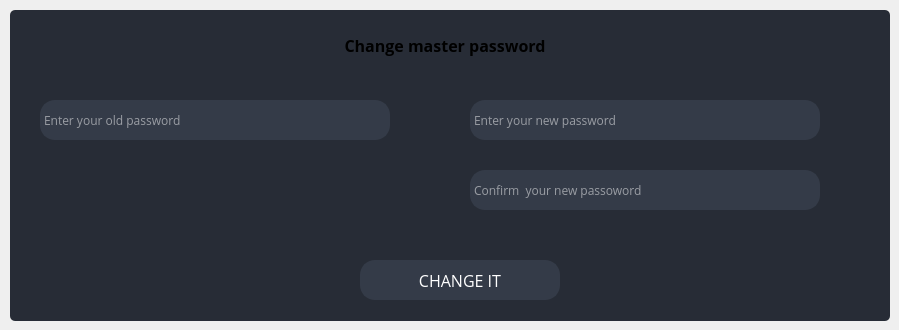
                  <widget class="QWidget" name="page_change_masterpass">
                   <widget class="QFrame" name="change_pass_frame">
                    <property name="geometry">
                     <rect>
                      <x>10</x>
                      <y>10</y>
                      <width>880</width>
                      <height>311</height>
                     </rect>
                    </property>
                    <property name="sizePolicy">
                     <sizepolicy hsizetype="Expanding" vsizetype="Fixed">
                      <horstretch>0</horstretch>
                      <verstretch>0</verstretch>
                     </sizepolicy>
                    </property>
                    <property name="styleSheet">
                     <string notr="true">background-color: rgb(39, 44, 54);
border-radius: 5px;</string>
                    </property>
                    <property name="frameShape">
                     <enum>QFrame::StyledPanel</enum>
                    </property>
                    <property name="frameShadow">
                     <enum>QFrame::Raised</enum>
                    </property>
                    <widget class="QLabel" name="change_pass_title">
                     <property name="geometry">
                      <rect>
                       <x>0</x>
                       <y>10</y>
                       <width>870</width>
                       <height>50</height>
                      </rect>
                     </property>
                     <property name="sizePolicy">
                      <sizepolicy hsizetype="Expanding" vsizetype="Fixed">
                       <horstretch>0</horstretch>
                       <verstretch>0</verstretch>
                      </sizepolicy>
                     </property>
                     <property name="minimumSize">
                      <size>
                       <width>0</width>
                       <height>40</height>
                      </size>
                     </property>
                     <property name="font">
                      <font>
                       <family>Open Sans</family>
                       <pointsize>12</pointsize>
                       <weight>75</weight>
                       <bold>true</bold>
                      </font>
                     </property>
                     <property name="text">
                      <string>Change master password</string>
                     </property>
                     <property name="alignment">
                      <set>Qt::AlignCenter</set>
                     </property>
                    </widget>
                    <widget class="QLineEdit" name="change_pass_old_line">
                     <property name="geometry">
                      <rect>
                       <x>30</x>
                       <y>90</y>
                       <width>350</width>
                       <height>40</height>
                      </rect>
                     </property>
                     <property name="sizePolicy">
                      <sizepolicy hsizetype="Expanding" vsizetype="Maximum">
                       <horstretch>0</horstretch>
                       <verstretch>0</verstretch>
                      </sizepolicy>
                     </property>
                     <property name="minimumSize">
                      <size>
                       <width>0</width>
                       <height>40</height>
                      </size>
                     </property>
                     <property name="font">
                      <font>
                       <family>Open Sans</family>
                      </font>
                     </property>
                     <property name="styleSheet">
                      <string notr="true">QLineEdit {
	border: 2px solid rgb(52, 59, 72);
	border-radius: 15px;	
	background-color: rgb(52, 59, 72);
color:white;
}
QLineEdit:hover {
	background-color: rgb(57, 65, 80);
	border: 2px solid rgb(61, 70, 86);
}
QLineEdit:pressed {	
	background-color: rgb(35, 40, 49);
	border: 2px solid rgb(43, 50, 61);
}</string>
                     </property>
                     <property name="placeholderText">
                      <string>Enter your old password</string>
                     </property>
                    </widget>
                    <widget class="QLineEdit" name="change_pass_new_line1">
                     <property name="geometry">
                      <rect>
                       <x>460</x>
                       <y>90</y>
                       <width>350</width>
                       <height>40</height>
                      </rect>
                     </property>
                     <property name="sizePolicy">
                      <sizepolicy hsizetype="Expanding" vsizetype="Maximum">
                       <horstretch>0</horstretch>
                       <verstretch>0</verstretch>
                      </sizepolicy>
                     </property>
                     <property name="minimumSize">
                      <size>
                       <width>0</width>
                       <height>40</height>
                      </size>
                     </property>
                     <property name="font">
                      <font>
                       <family>Open Sans</family>
                      </font>
                     </property>
                     <property name="styleSheet">
                      <string notr="true">QLineEdit {
	border: 2px solid rgb(52, 59, 72);
	border-radius: 15px;	
	background-color: rgb(52, 59, 72);
color:white;
}
QLineEdit:hover {
	background-color: rgb(57, 65, 80);
	border: 2px solid rgb(61, 70, 86);
}
QLineEdit:pressed {	
	background-color: rgb(35, 40, 49);
	border: 2px solid rgb(43, 50, 61);
}</string>
                     </property>
                     <property name="placeholderText">
                      <string>Enter your new password</string>
                     </property>
                    </widget>
                    <widget class="QLineEdit" name="change_pass_new_line2">
                     <property name="geometry">
                      <rect>
                       <x>460</x>
                       <y>160</y>
                       <width>350</width>
                       <height>40</height>
                      </rect>
                     </property>
                     <property name="sizePolicy">
                      <sizepolicy hsizetype="Expanding" vsizetype="Maximum">
                       <horstretch>0</horstretch>
                       <verstretch>0</verstretch>
                      </sizepolicy>
                     </property>
                     <property name="minimumSize">
                      <size>
                       <width>0</width>
                       <height>40</height>
                      </size>
                     </property>
                     <property name="font">
                      <font>
                       <family>Open Sans</family>
                      </font>
                     </property>
                     <property name="styleSheet">
                      <string notr="true">QLineEdit {
	border: 2px solid rgb(52, 59, 72);
	border-radius: 15px;	
	background-color: rgb(52, 59, 72);
color:white;
}
QLineEdit:hover {
	background-color: rgb(57, 65, 80);
	border: 2px solid rgb(61, 70, 86);
}
QLineEdit:pressed {	
	background-color: rgb(35, 40, 49);
	border: 2px solid rgb(43, 50, 61);
}</string>
                     </property>
                     <property name="placeholderText">
                      <string>Confirm  your new passoword</string>
                     </property>
                    </widget>
                    <widget class="QPushButton" name="change_pass_button">
                     <property name="enabled">
                      <bool>true</bool>
                     </property>
                     <property name="geometry">
                      <rect>
                       <x>350</x>
                       <y>250</y>
                       <width>200</width>
                       <height>40</height>
                      </rect>
                     </property>
                     <property name="sizePolicy">
                      <sizepolicy hsizetype="Preferred" vsizetype="Maximum">
                       <horstretch>0</horstretch>
                       <verstretch>0</verstretch>
                      </sizepolicy>
                     </property>
                     <property name="minimumSize">
                      <size>
                       <width>200</width>
                       <height>40</height>
                      </size>
                     </property>
                     <property name="maximumSize">
                      <size>
                       <width>200</width>
                       <height>50</height>
                      </size>
                     </property>
                     <property name="font">
                      <font>
                       <family>Open Sans</family>
                       <pointsize>12</pointsize>
                      </font>
                     </property>
                     <property name="styleSheet">
                      <string notr="true">QPushButton {
	border: 2px solid rgb(52, 59, 72);
	border-radius: 15px;	
	background-color: rgb(52, 59, 72);
color:white;
}
QPushButton:hover {
	background-color: rgb(57, 65, 80);
	border: 2px solid rgb(61, 70, 86);
}
QPushButton:pressed {	
	background-color: rgb(35, 40, 49);
	border: 2px solid rgb(43, 50, 61);
}</string>
                     </property>
                     <property name="inputMethodHints">
                      <set>Qt::ImhNone</set>
                     </property>
                     <property name="text">
                      <string>CHANGE IT</string>
                     </property>
                     <property name="icon">
                      <iconset>
                       <normalon>:/16x16/icons/login_gandalf.png</normalon>
                      </iconset>
                     </property>
                     <property name="flat">
                      <bool>true</bool>
                     </property>
                    </widget>
                   </widget>
                  </widget>
